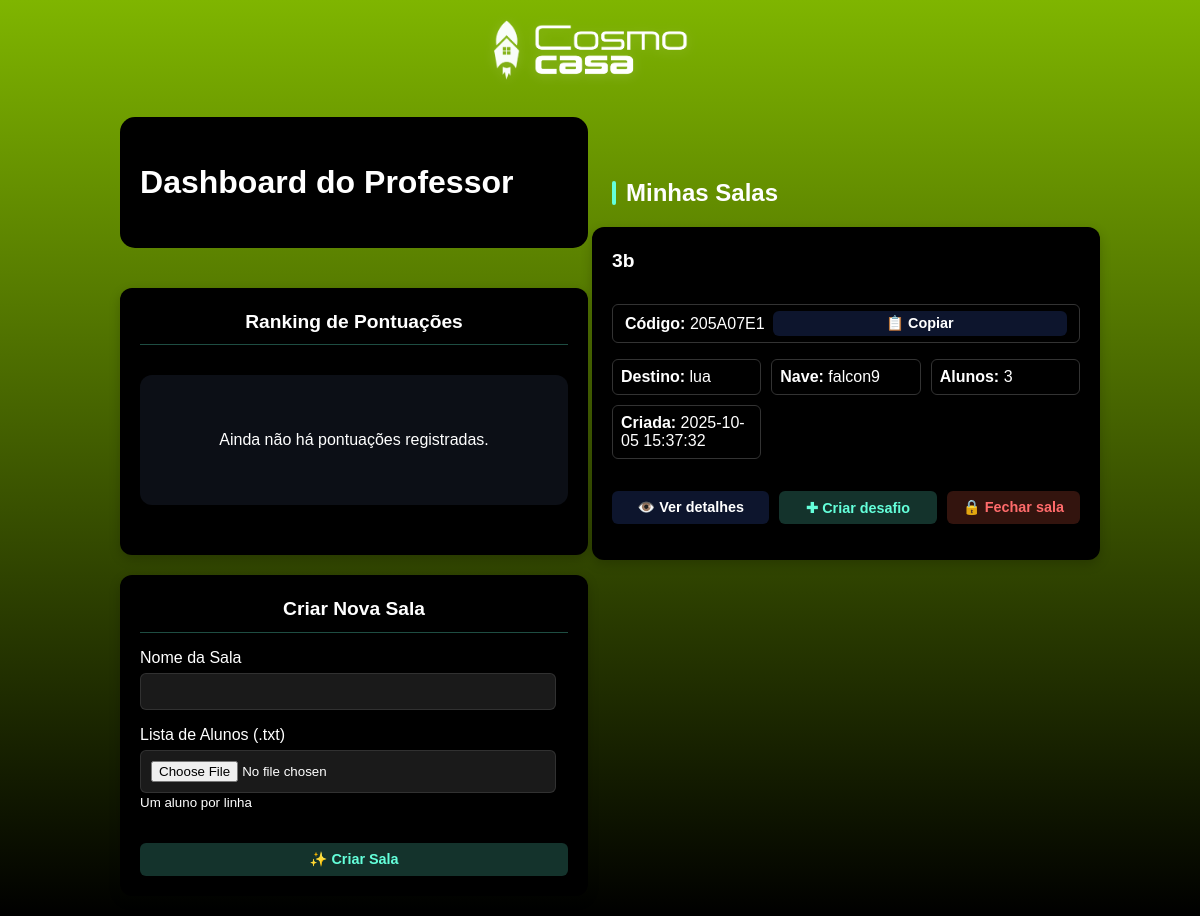
/professor/dashboard, run on the app's committed database.
### tables this page shows
CREATE TABLE salas_virtuais (
                    id INTEGER PRIMARY KEY AUTOINCREMENT,
                    codigo_sala TEXT UNIQUE NOT NULL,
                    professor_id INTEGER NOT NULL,
                    nome_sala TEXT NOT NULL,
                    destino TEXT NOT NULL,
                    nave_id TEXT NOT NULL,
                    desafios_json TEXT NOT NULL,
                    ativa BOOLEAN DEFAULT 1,
                    data_criacao DATETIME DEFAULT CURRENT_TIMESTAMP,
                    data_expiracao DATETIME, desafio_selecionado_index INTEGER,
                    FOREIGN KEY (professor_id) REFERENCES professores (id)
                );

### routes/professor.py (the view)
@professor_bp.route('/dashboard', endpoint='professor_dashboard')
def dashboard():
    ranking = []
    salas = []
    salas_inativas = []
    try:
        with sqlite3.connect(db_manager.db_path) as conn:
            cursor = conn.cursor()
            cursor.execute('''
                SELECT s.id, s.codigo_sala, s.nome_sala, s.destino, s.nave_id,
                       s.data_criacao, s.desafios_json, s.desafio_selecionado_index,
                       COUNT(a.id) AS aluno_count
                FROM salas_virtuais s
                LEFT JOIN alunos a ON a.sala_id = s.id
                WHERE s.ativa = 1
                GROUP BY s.id
                ORDER BY s.data_criacao DESC
            ''')
            rows = cursor.fetchall()
            cols = [d[0] for d in cursor.description]
            for r in rows:
                d = dict(zip(cols, r))
                try:
                    desafios = json.loads(d.get('desafios_json') or '[]')
                except Exception:
                    desafios = []
                salas.append({
                    'codigo': d.get('codigo_sala'),
                    'nome_sala': d.get('nome_sala'),
                    'destino': d.get('destino'),
                    'nave_id': d.get('nave_id'),
                    'aluno_count': d.get('aluno_count') or 0,
                    'data_criacao': d.get('data_criacao'),
                    'desafios': desafios,
                    'desafio_selecionado_index': d.get('desafio_selecionado_index')
                })
    except Exception:
        pass
    try:
        with sqlite3.connect(db_manager.db_path) as conn:
            cursor = conn.cursor()
            cursor.execute('''
                SELECT s.id, s.codigo_sala, s.nome_sala, s.destino, s.nave_id,
                       s.data_criacao, COUNT(a.id) AS aluno_count
                FROM salas_virtuais s
                LEFT JOIN alunos a ON a.sala_id = s.id
                WHERE s.ativa = 0
                GROUP BY s.id
                ORDER BY s.data_criacao DESC
            ''')
            rows = cursor.fetchall()
            cols = [d[0] for d in cursor.description]
            for r in rows:
                d = dict(zip(cols, r))
                salas_inativas.append({
                    'codigo': d.get('codigo_sala'),
                    'nome_sala': d.get('nome_sala'),
                    'destino': d.get('destino'),
                    'nave_id': d.get('nave_id'),
                    'aluno_count': d.get('aluno_count') or 0,
                    'data_criacao': d.get('data_criacao')
                })
    except Exception:
        pass
    return render_template('professor_dashboard.html', ranking=ranking, salas=salas, salas_inativas=salas_inativas)

### templates/professor_dashboard.html (shortened to what this page needs)
<!DOCTYPE html>
<html lang="pt-br">
<head>
    <link rel="stylesheet" href="{{ url_for('static', filename='css/style.css') }}">
    <link rel="stylesheet" href="{{ url_for('static', filename='css/dashboard.css') }}">
</head>
<body class="conteudo-centralizado">
    <header class="brand-header">
        <img class="brand-logo" src="{{ url_for('static', filename='imagens/Group 3.png') }}" alt="Cosmo Casa logo">
    </header>
    <main class="dashboard-container">
        <div class="page-grid">
            <section class="actions-column">
                <div class="dashboard-header">
                    <h2>Dashboard do Professor</h2>
                </div>
                <div class="dashboard-grid">
            <div class="dashboard-card">
                <h4>Ranking de Pontuações</h4>
                {% if ranking %}
                <div class="ranking-list">
                    {% for item in ranking %}
                    <div class="ranking-item">
                        <span><strong>{{ loop.index }}. {{ item.nome }}</strong>: {{ item.total }} pontos</span>
                        <form method="POST" action="{{ url_for('professor.professor_excluir_aluno_ranking') }}">
                            <input type="hidden" name="aluno_id" value="{{ item.id }}" />
                            <button type="submit" class="action-btn danger">🗑️</button>
                        </form>
                    </div>
                    {% endfor %}
                </div>
                {% else %}
                <div class="empty-state empty-state--compact">
                    <p>Ainda não há pontuações registradas.</p>
                </div>
                {% endif %}
            </div>
            <div class="dashboard-card">
                <h4>Criar Nova Sala</h4>
                <form method="POST" action="{{ url_for('professor.professor_criar_sala') }}" enctype="multipart/form-data">
                    <div class="form-group">
                        <label for="nome_sala" class="form-label">Nome da Sala</label>
                        <input type="text" id="nome_sala" name="nome_sala" class="form-input" required>
                    </div>
                    <div class="form-group">
                        <label for="lista_alunos" class="form-label">Lista de Alunos (.txt)</label>
                        <input type="file" id="lista_alunos" name="lista_alunos" accept=".txt" class="form-input" required>
                        <small>Um aluno por linha</small>
                    </div>
                    <button type="submit" class="action-btn success btn-block">
                        ✨ Criar Sala
                    </button>
                </form>
            </div>
                </div>
            </section>
        <section class="salas-column">
        <h3 class="section-title">Minhas Salas</h3>
        {% if salas %}
        <div class="salas-container">
            {% for sala in salas %}
            <div class="sala-card">
                <div class="sala-header">
                    <h4 class="sala-title">{{ sala.nome_sala }}</h4>
                </div>
                <div class="sala-code">
                    <span><strong>Código:</strong> {{ sala.codigo }}</span>
                    <button class="action-btn ml-auto btn-compact" onclick="copiarCodigo('{{ sala.codigo }}')">
                        📋 Copiar
                    </button>
                </div>
                <div class="sala-info">
                    <div class="sala-info-item">
                        <strong>Destino:</strong> {{ sala.destino }}
                    </div>
                    <div class="sala-info-item">
                        <strong>Nave:</strong> {{ sala.nave_id }}
                    </div>
                    <div class="sala-info-item">
                        <strong>Alunos:</strong> {{ sala.aluno_count }}
                    </div>
                    <div class="sala-info-item">
                        <strong>Criada:</strong> {{ sala.data_criacao }}
                    </div>
                </div>
                <div class="sala-actions">
                    <a href="{{ url_for('professor.professor_sala_detalhes', codigo_sala=sala.codigo) }}" class="action-btn">
                        👁️ Ver detalhes
                    </a>
                    <a href="{{ url_for('tela_selecao', codigo_sala=sala.codigo) }}" class="action-btn success">
                        ✚ Criar desafio
                    </a>
                    <form method="POST" action="{{ url_for('professor.professor_sala_fechar') }}" class="no-margin">
                        <button type="submit" class="action-btn danger">
                            🔒 Fechar sala
                        </button>
                    </form>
                </div>
            </div>
            {% endfor %}
        </div>
        {% else %}
        <div class="empty-state">
            <h2 class="empty-text">Nenhuma sala criada ainda</h2>
            <p>Crie sua primeira sala virtual para começar a jornada espacial com seus alunos!</p>
        </div>
        {% endif %}
        </section>
        </div>
    </main>
</body>
</html>

### static/css/style.css (style rules this page uses)
body { background: linear-gradient(180deg, #7FB500 0%, #000 100%); background-repeat: no-repeat; background-attachment: fixed; background-size: cover; color: white; font-family: 'Gotham Book', Arial, sans-serif; display: flex; justify-content: center; align-items: center; height: 100vh; margin: 0; }
html, body { min-height: 100%; }
body.conteudo-centralizado { display: flex; flex-direction: column; align-items: center; justify-content: flex-start; min-height: 100vh; padding-top: 16px; }
h1, h2, h3 { font-size: 2em; font-family: 'Korataki', Arial, sans-serif; color: #ffffff; }
h4, h5, h6 { font-family: 'Korataki', Arial, sans-serif; font-size: 1.25em; color: #ffffff; }
h4 { font-family: 'Korataki', Arial, sans-serif; margin-top: 20px; margin-bottom: 20px; color: var(--cor-texto-secundario); line-height: 1.5; text-align: center; }
:root { --btn-green: ##7FB500; --btn-text: #ffffff; --btn-hover-bg: #ffffff; --btn-hover-text: #000000; }
.botao, .action-btn, .share-btn { background-color: var(--btn-green); color: var(--btn-text); border: 1px solid var(--btn-green); }
.brand-header { display: flex; align-items: center; justify-content: center; gap: 8px; margin-bottom: 16px; }
.brand-logo { max-width: 220px; width: clamp(120px, 24vw, 220px); height: auto; padding-bottom: 0; filter: drop-shadow(0 2px 6px rgba(255,255,255,0.15)); }
.dashboard-container { max-width: 1200px; margin: 0 auto; padding: 20px; }
.dashboard-header { display: flex; justify-content: space-between; align-items: center; margin-bottom: 40px; padding: 20px; background: #000; border-radius: 15px; }
.action-btn { flex: 1; padding: 10px; border: none; border-radius: 8px; cursor: pointer; font-weight: bold; transition: background 0.2s; }
.empty-state { text-align: center; padding: 60px 20px; color: #ccc; }
.action-btn { flex: 1; padding: 8px; border: none; border-radius: 6px; cursor: pointer; font-size: 12px; transition: background 0.2s; }

### data on the page
salas_virtuais: nome_sala "3b", codigo "205A07E1", destino "lua", nave_id "falcon9", aluno_count "3", data_criacao "2025-10-05 15:37:32"
